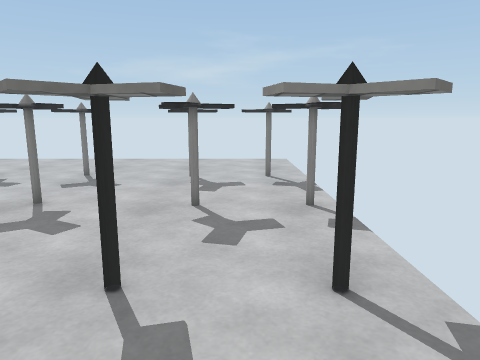
View 1 (above)

17 first-person views from a walk through a 3-D level made in the Unity game engine. The camera is 1.2 m above the floor, tilts 10° down and sees 70° across. The floor is counted in squares, 0.5 m on a side. Each view is taken from the middle of a square. On the plan, view 1 faces up. The plan holds only what a view shows up to about 20 squares ahead; the rest is blank. The place goes on beyond the plan. The player character is not drawn. Surface patterns are stand-ins for the level's own textures.

View 2
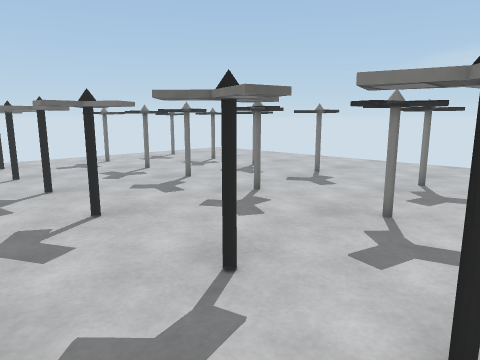

View 3
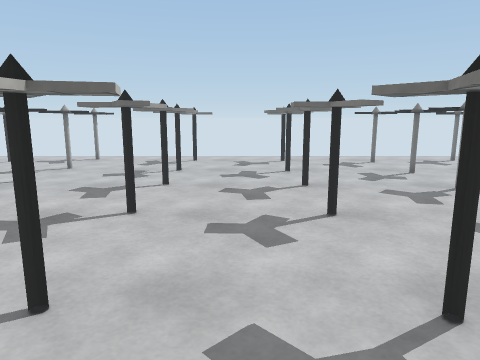

View 4
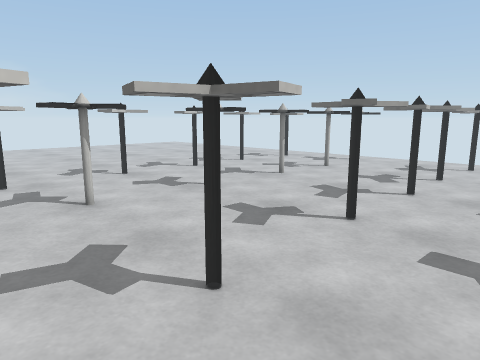

View 5
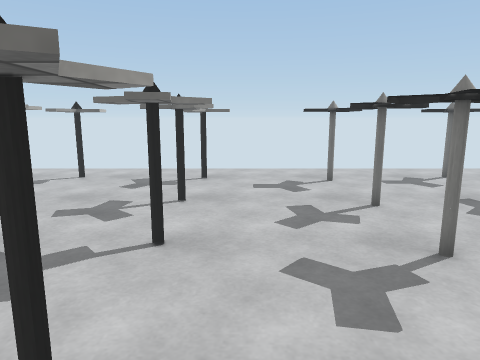

View 6
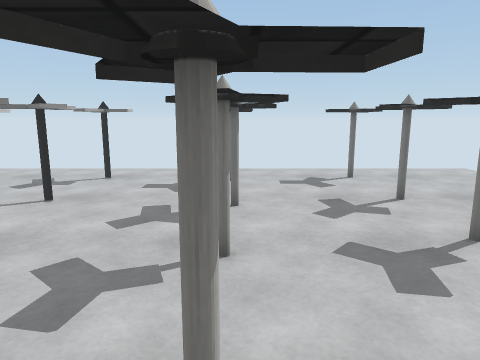

View 7
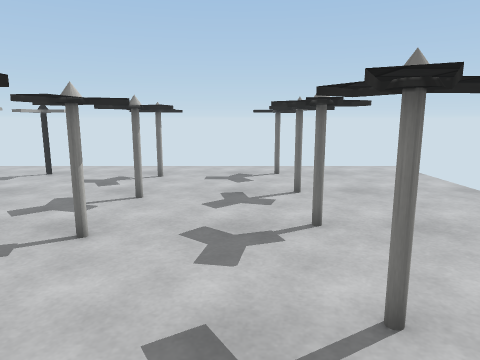

View 8
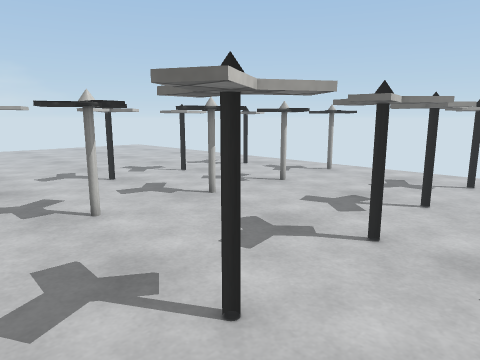

View 9
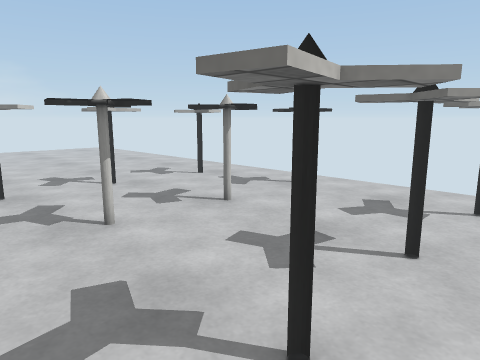

View 10
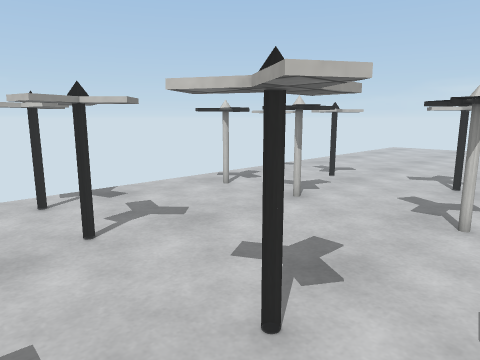

View 11
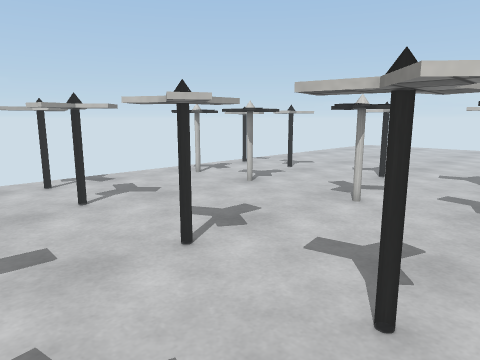

View 12
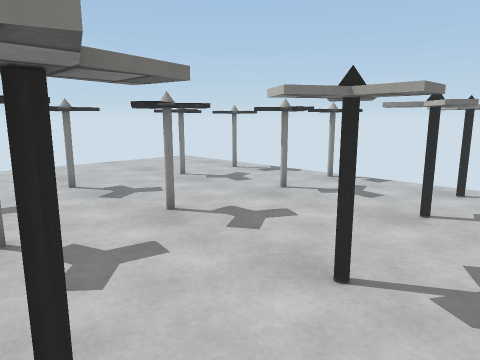

View 13
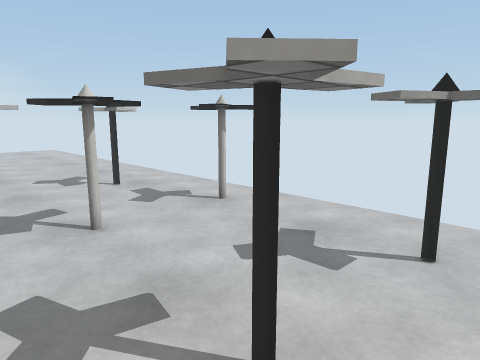

View 14
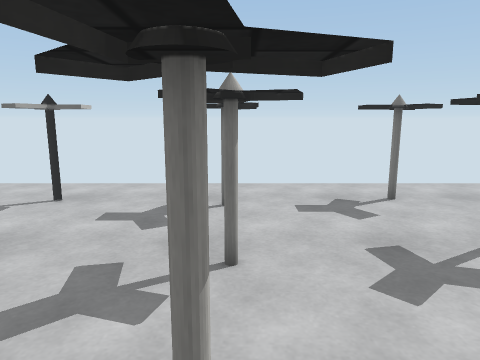

View 15
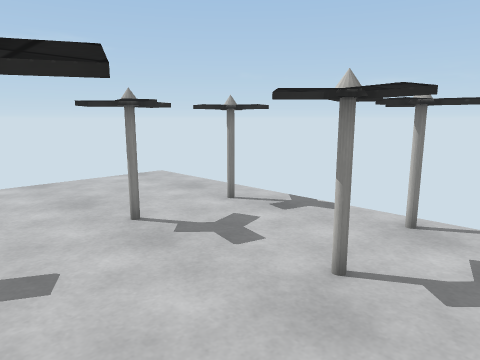

View 16
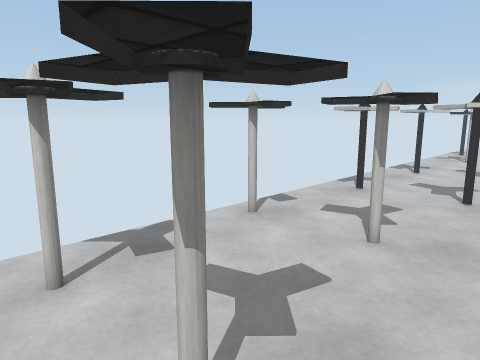

View 17
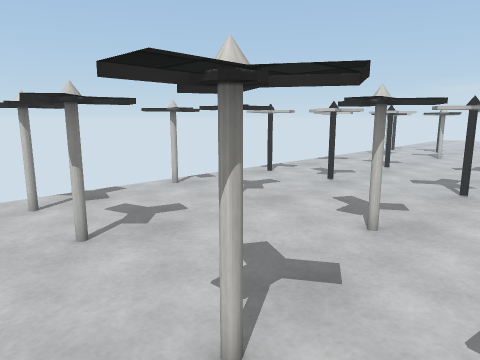

### Floor plan
Key: @ floor where view 1 was taken; # wall or solid block; x gap in a wall; . floor; = window, fence, low wall or low ledge; ^ raised ledge; T thing the floor can be seen under or through.
Columns run from 20 left of view 1 to 3 right of it. Each row starts with its distance up from view 1.
 17 ......................
 16 . #..........##.......
 15 .##..##..##.###..###x##
 14 .##.. #..# .###..###.##
 13 .......................
 12 .......................
 11 ......TT...............
 10 ..##..TT.TTT.###..TTTTT#
  9 ..##..TT.TTT.###..TTTTT#
  8 ......................T
  7 .......................
  6 ..................#...#
  5 ..^..^#..^#..^#....^.#^
  4 .^.#.^...##..^#...#^.#^
  3 ......^......=.........
  2 .......................
  1 .....................#.
  0 . ^..##..^^..##..#^#@.^
 -1 .##..^...^^..##..#.^x#^
 -2 . #...^..^...^........
 -3 .......................
 -4 .......................
 -5 .......................
 -6 #  . # .##..##...  . #.
 -7 ###.###.##..##...##.##.
 -8 .................... #.
 -9 .......................
-10 ..^...............# ..^
-11 ..##.#^^.##^.##^..## ^#

Positions as (right, up) in squares from view 1, and headings:
1: (0, 0), facing up
2: (2, 1), facing up-left
3: (2, 2), facing left
4: (1, 3), facing down-left
5: (-4, 6), facing left
6: (-4, 10), facing left
7: (-3, 13), facing left
8: (-4, 2), facing down-left
9: (-8, 1), facing down-left
10: (-9, 2), facing down-right
11: (-12, 3), facing down-right
12: (-11, 2), facing up-right
13: (-12, 1), facing down-left
14: (-8, 10), facing left
15: (-6, 7), facing up-right
16: (-4, 16), facing down-right
17: (-9, 17), facing down-right
